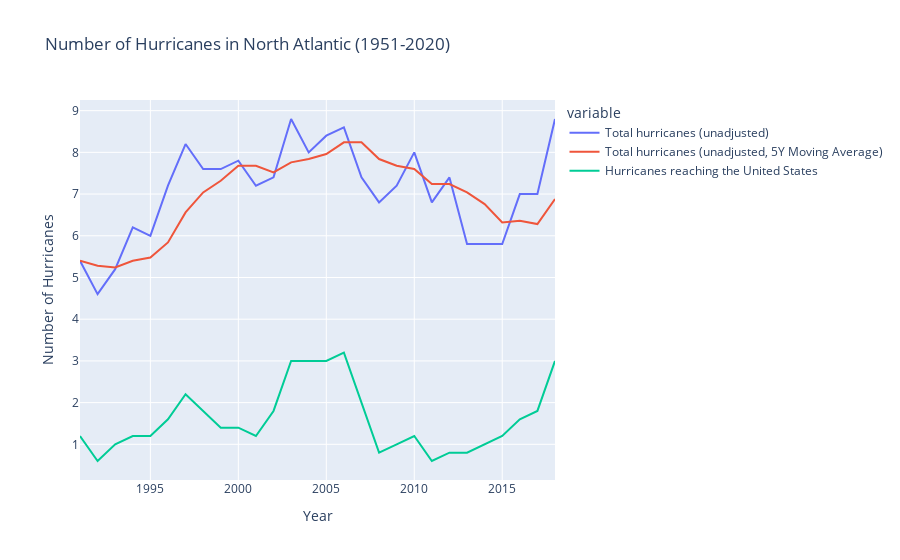

Notebook code cell kept with this figure:
### Markdown cell above
# Exploratory Data Analysis

Number of Hurricanes in the North Atlantic, 1878–2020

### Code cell
px.line(merged_df, x='Year', y=['Total hurricanes (unadjusted)', 'Total hurricanes (unadjusted, 5Y Moving Average)', 'Hurricanes reaching the United States'], 
        labels={'Year':'Year', 'value':'Number of Hurricanes'}, 
        title='Number of Hurricanes in North Atlantic (1951-2020)')

### Figure 1 — Plotly figure (JSON) as saved in the notebook; plotly's stock layout.template omitted (floating-point values rounded to 4 significant figures)
{"data": [{"hovertemplate": "variable=Total hurricanes (unadjusted)<br>Year=%{x}<br>Number of Hurricanes=%{y}<extra></extra>", "legendgroup": "Total hurricanes (unadjusted)", "line": {"color": "#636efa", "dash": "solid"}, "marker": {"symbol": "circle"}, "mode": "lines", "name": "Total hurricanes (unadjusted)", "orientation": "v", "showlegend": true, "type": "scatter", "x": [1991, 1992, 1993, 1994, 1995, 1996, 1997, 1998, 1999, 2000, 2001, 2002, 2003, 2004, 2005, 2006, 2007, 2008, 2009, 2010, 2011, 2012, 2013, 2014, 2015, 2016, 2017, 2018], "xaxis": "x", "y": [5.4, 4.6, 5.2, 6.2, 6, 7.2, 8.2, 7.6, 7.6, 7.8, 7.2, 7.4, 8.8, 8, 8.4, 8.6, 7.4, 6.8, 7.2, 8, 6.8, 7.4, 5.8, 5.8, 5.8, 7, 7, 8.8], "yaxis": "y"}, {"hovertemplate": "variable=Total hurricanes (unadjusted, 5Y Moving Average)<br>Year=%{x}<br>Number of Hurricanes=%{y}<extra></extra>", "legendgroup": "Total hurricanes (unadjusted, 5Y Moving Average)", "line": {"color": "#EF553B", "dash": "solid"}, "marker": {"symbol": "circle"}, "mode": "lines", "name": "Total hurricanes (unadjusted, 5Y Moving Average)", "orientation": "v", "showlegend": true, "type": "scatter", "x": [1991, 1992, 1993, 1994, 1995, 1996, 1997, 1998, 1999, 2000, 2001, 2002, 2003, 2004, 2005, 2006, 2007, 2008, 2009, 2010, 2011, 2012, 2013, 2014, 2015, 2016, 2017, 2018], "xaxis": "x", "y": [5.4, 5.28, 5.24, 5.4, 5.48, 5.84, 6.56, 7.04, 7.32, 7.68, 7.68, 7.52, 7.76, 7.84, 7.96, 8.24, 8.24, 7.84, 7.68, 7.6, 7.24, 7.24, 7.04, 6.76, 6.32, 6.36, 6.28, 6.88], "yaxis": "y"}, {"hovertemplate": "variable=Hurricanes reaching the United States<br>Year=%{x}<br>Number of Hurricanes=%{y}<extra></extra>", "legendgroup": "Hurricanes reaching the United States", "line": {"color": "#00cc96", "dash": "solid"}, "marker": {"symbol": "circle"}, "mode": "lines", "name": "Hurricanes reaching the United States", "orientation": "v", "showlegend": true, "type": "scatter", "x": [1991, 1992, 1993, 1994, 1995, 1996, 1997, 1998, 1999, 2000, 2001, 2002, 2003, 2004, 2005, 2006, 2007, 2008, 2009, 2010, 2011, 2012, 2013, 2014, 2015, 2016, 2017, 2018], "xaxis": "x", "y": [1.2, 0.6, 1, 1.2, 1.2, 1.6, 2.2, 1.8, 1.4, 1.4, 1.2, 1.8, 3, 3, 3, 3.2, 2, 0.8, 1, 1.2, 0.6, 0.8, 0.8, 1, 1.2, 1.6, 1.8, 3], "yaxis": "y"}], "layout": {"legend": {"title": {"text": "variable"}, "tracegroupgap": 0}, "title": {"text": "Number of Hurricanes in North Atlantic (1951-2020)"}, "xaxis": {"anchor": "y", "domain": [0, 1], "title": {"text": "Year"}}, "yaxis": {"anchor": "x", "domain": [0, 1], "title": {"text": "Number of Hurricanes"}}}}
